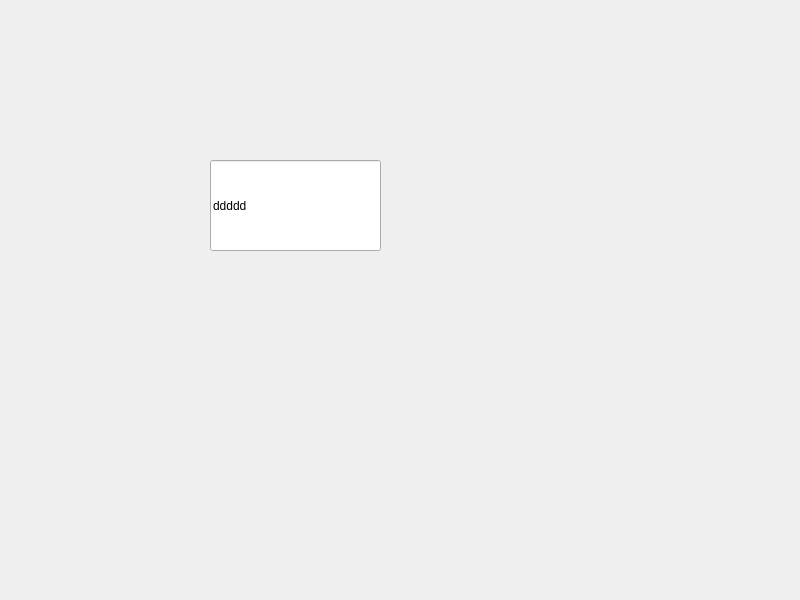
<?xml version="1.0" encoding="UTF-8"?>
<ui version="4.0">
 <class>Widget</class>
 <widget class="QWidget" name="Widget">
  <property name="geometry">
   <rect>
    <x>0</x>
    <y>0</y>
    <width>800</width>
    <height>600</height>
   </rect>
  </property>
  <property name="windowTitle">
   <string>Widget</string>
  </property>
  <widget class="MyLineEdit" name="lineEdit">
   <property name="geometry">
    <rect>
     <x>210</x>
     <y>160</y>
     <width>171</width>
     <height>91</height>
    </rect>
   </property>
   <property name="text">
    <string>ddddd</string>
   </property>
  </widget>
 </widget>
 <customwidgets>
  <customwidget>
   <class>MyLineEdit</class>
   <extends>QLineEdit</extends>
   <header>mylineedit.h</header>
  </customwidget>
 </customwidgets>
 <resources/>
 <connections/>
</ui>
